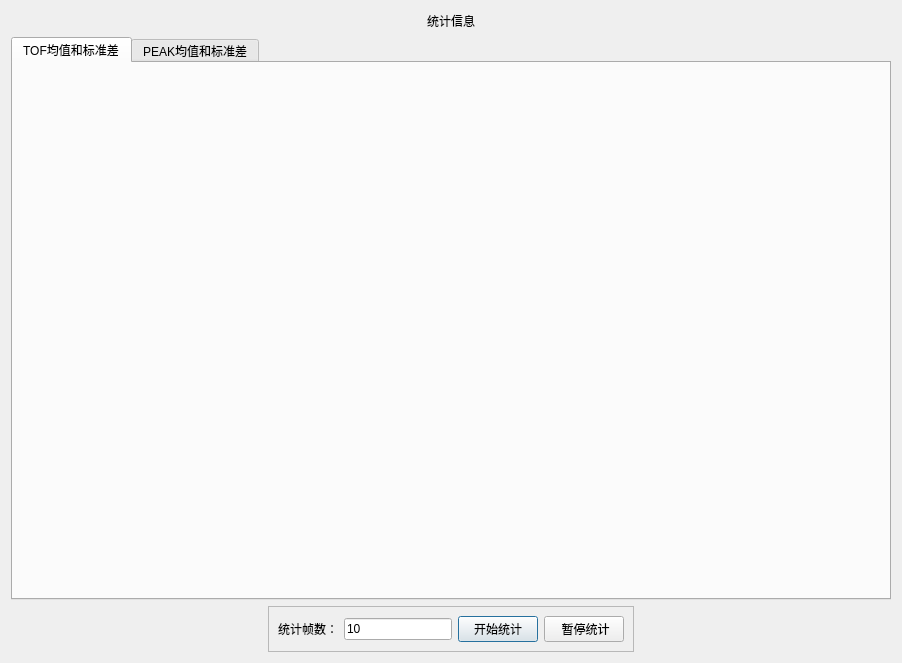
<?xml version="1.0" encoding="UTF-8"?>
<ui version="4.0">
 <class>statisticsDialog</class>
 <widget class="QDialog" name="statisticsDialog">
  <property name="geometry">
   <rect>
    <x>0</x>
    <y>0</y>
    <width>902</width>
    <height>663</height>
   </rect>
  </property>
  <property name="windowTitle">
   <string>统计信息界面</string>
  </property>
  <property name="windowIcon">
   <iconset>
    <normaloff>icon_1.png</normaloff>icon_1.png</iconset>
  </property>
  <layout class="QGridLayout" name="gridLayout_4">
   <item row="0" column="0">
    <layout class="QHBoxLayout" name="horizontalLayout_2">
     <item>
      <spacer name="horizontalSpacer">
       <property name="orientation">
        <enum>Qt::Horizontal</enum>
       </property>
       <property name="sizeHint" stdset="0">
        <size>
         <width>258</width>
         <height>20</height>
        </size>
       </property>
      </spacer>
     </item>
     <item>
      <widget class="QLabel" name="label_2">
       <property name="styleSheet">
        <string notr="true">font: 16pt &quot;黑体&quot;;</string>
       </property>
       <property name="text">
        <string>统计信息</string>
       </property>
      </widget>
     </item>
     <item>
      <spacer name="horizontalSpacer_2">
       <property name="orientation">
        <enum>Qt::Horizontal</enum>
       </property>
       <property name="sizeHint" stdset="0">
        <size>
         <width>258</width>
         <height>20</height>
        </size>
       </property>
      </spacer>
     </item>
    </layout>
   </item>
   <item row="1" column="0">
    <widget class="QTabWidget" name="tabWidget">
     <property name="currentIndex">
      <number>0</number>
     </property>
     <widget class="QWidget" name="tab">
      <attribute name="title">
       <string>TOF均值和标准差</string>
      </attribute>
      <layout class="QGridLayout" name="gridLayout_2">
       <item row="0" column="0">
        <widget class="QWidget" name="tofMean_widget" native="true">
         <property name="maximumSize">
          <size>
           <width>16777215</width>
           <height>16777215</height>
          </size>
         </property>
         <property name="styleSheet">
          <string notr="true"/>
         </property>
        </widget>
       </item>
       <item row="1" column="0">
        <widget class="QWidget" name="tofStd_widget" native="true">
         <property name="minimumSize">
          <size>
           <width>0</width>
           <height>340</height>
          </size>
         </property>
         <property name="maximumSize">
          <size>
           <width>16777215</width>
           <height>16777215</height>
          </size>
         </property>
         <property name="styleSheet">
          <string notr="true"/>
         </property>
        </widget>
       </item>
      </layout>
     </widget>
     <widget class="QWidget" name="tab_2">
      <attribute name="title">
       <string>PEAK均值和标准差</string>
      </attribute>
      <layout class="QGridLayout" name="gridLayout_3">
       <item row="0" column="0">
        <widget class="QWidget" name="peakMean_widget" native="true">
         <property name="styleSheet">
          <string notr="true"/>
         </property>
        </widget>
       </item>
       <item row="1" column="0">
        <widget class="QWidget" name="peakStd_widget" native="true">
         <property name="styleSheet">
          <string notr="true"/>
         </property>
        </widget>
       </item>
      </layout>
     </widget>
    </widget>
   </item>
   <item row="2" column="0">
    <layout class="QHBoxLayout" name="horizontalLayout_3">
     <item>
      <spacer name="horizontalSpacer_3">
       <property name="orientation">
        <enum>Qt::Horizontal</enum>
       </property>
       <property name="sizeHint" stdset="0">
        <size>
         <width>148</width>
         <height>20</height>
        </size>
       </property>
      </spacer>
     </item>
     <item>
      <widget class="QFrame" name="frame">
       <property name="frameShape">
        <enum>QFrame::StyledPanel</enum>
       </property>
       <property name="frameShadow">
        <enum>QFrame::Raised</enum>
       </property>
       <layout class="QGridLayout" name="gridLayout">
        <item row="0" column="0">
         <layout class="QHBoxLayout" name="horizontalLayout">
          <item>
           <widget class="QLabel" name="label">
            <property name="text">
             <string>统计帧数：</string>
            </property>
           </widget>
          </item>
          <item>
           <widget class="QLineEdit" name="frame_lineEdit">
            <property name="text">
             <string>10</string>
            </property>
           </widget>
          </item>
         </layout>
        </item>
        <item row="0" column="1">
         <widget class="QPushButton" name="start_pushButton">
          <property name="text">
           <string>开始统计</string>
          </property>
         </widget>
        </item>
        <item row="0" column="2">
         <widget class="QPushButton" name="start_pushButton_2">
          <property name="text">
           <string> 暂停统计</string>
          </property>
         </widget>
        </item>
       </layout>
      </widget>
     </item>
     <item>
      <spacer name="horizontalSpacer_4">
       <property name="orientation">
        <enum>Qt::Horizontal</enum>
       </property>
       <property name="sizeHint" stdset="0">
        <size>
         <width>198</width>
         <height>20</height>
        </size>
       </property>
      </spacer>
     </item>
    </layout>
   </item>
  </layout>
 </widget>
 <resources/>
 <connections/>
</ui>
